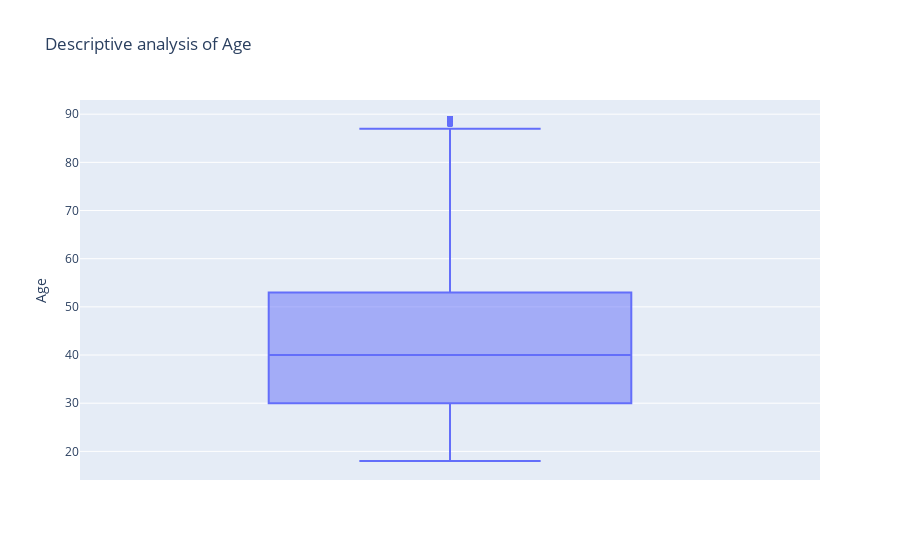

The notebook cell this image was saved under:
### Code cell
px.box(df,y="Age",title="Descriptive analysis of Age")

### Figure 1 — Plotly figure (JSON) as saved in the notebook; plotly's stock layout.template omitted (floating-point values rounded to 4 significant figures; data arrays with more than 128 entries replaced by an {"elided": "..."} marker saying what was removed)
{"data": [{"alignmentgroup": "True", "hovertemplate": "Age=%{y}<extra></extra>", "legendgroup": "", "marker": {"color": "#636efa"}, "name": "", "notched": false, "offsetgroup": "", "orientation": "v", "showlegend": false, "type": "box", "x0": " ", "xaxis": "x", "y": {"elided": "8268 int values"}, "y0": " ", "yaxis": "y"}], "layout": {"boxmode": "group", "legend": {"tracegroupgap": 0}, "title": {"text": "Descriptive analysis of Age"}, "xaxis": {"anchor": "y", "domain": [0, 1]}, "yaxis": {"anchor": "x", "domain": [0, 1], "title": {"text": "Age"}}}}
